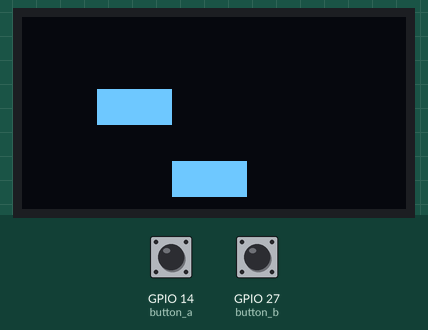
Recording of a program running on a simulated ESP32 board running MicroPython. Shown: 128×64 one-colour display. The inputs (shaded band) are chosen by the test bench; at power-on: GPIO 14 (button_a) HIGH, GPIO 27 (button_b) HIGH. Random numbers come from a fixed seed.

Above: at 1.2 s.
1.3 s: GPIO 14 (button_a) pulled LOW for 0.65 s
At 1.9 s:
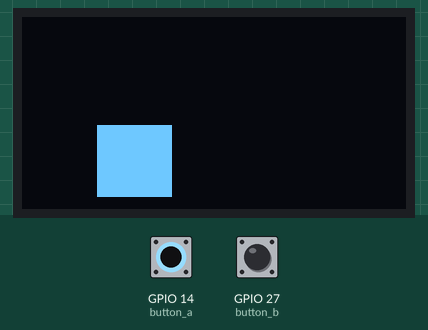
3.4 s: GPIO 27 (button_b) pulled LOW for 0.65 s
At 4.1 s:
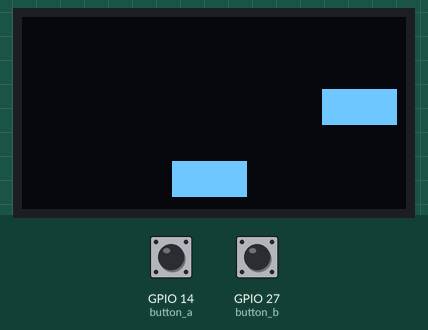
5.5 s: GPIO 14 (button_a) pulled LOW for 1 s
At 6.2 s:
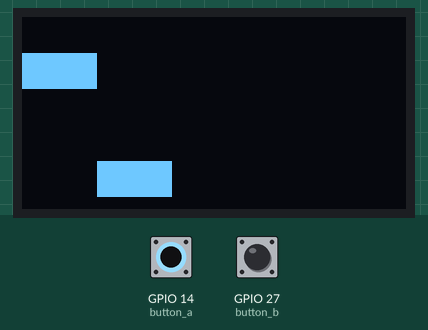
8.0 s: GPIO 27 (button_b) pulled LOW for 1 s
At 8.8 s:
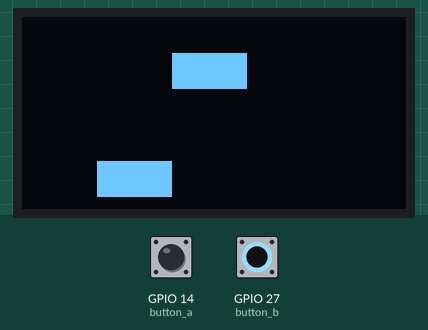
Timing chart, 0 to 11.0 s (numbered marks = the images above; inputs shaded):
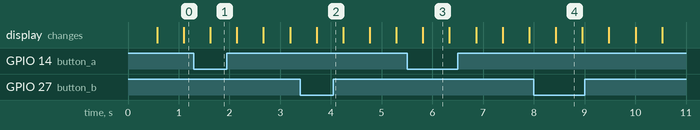

The program:

step1_one_bomb.py
```python
from machine import Pin, SoftI2C
import ssd1306
import time
import random

button_a = Pin(14, Pin.IN, Pin.PULL_UP)  # a 버튼: 누르면 0
button_b = Pin(27, Pin.IN, Pin.PULL_UP)  # b 버튼: 누르면 0
i2c = SoftI2C(scl=Pin(22), sda=Pin(21))  # OLED 두 선 (SCL 22번, SDA 21번)
oled = ssd1306.SSD1306_I2C(128, 64, i2c)

player = 2  # 플레이어 칸 번호 (0~4). 2번 칸에서 시작
bomb_x = random.randint(0, 4)  # 폭탄 칸 번호 (0~4) 아무 칸
bomb_y = 0  # 폭탄 줄 번호 (0 맨 위 ~ 4 맨 밑)
while True:
    if button_a.value() == 0:  # a 버튼: 칸 번호 1 줄이기
        player = player - 1
    if button_b.value() == 0:  # b 버튼: 칸 번호 1 늘리기
        player = player + 1
    oled.fill(0)
    oled.fill_rect(bomb_x * 25, bomb_y * 12, 25, 12, 1)  # 폭탄: 칸 폭 25, 높이 12
    oled.fill_rect(player * 25, 48, 25, 12, 1)  # 플레이어는 늘 맨 밑 줄 (y 48)
    oled.show()
    time.sleep(0.5)  # 0.5초마다 한 줄씩
    if bomb_y == 4:  # 맨 밑에 닿았으면 다시 맨 위로, 칸은 새로 뽑기
        bomb_y = 0
        bomb_x = random.randint(0, 4)
    else:
        bomb_y = bomb_y + 1
```

Measured:
- what the display in image 3 shows lasts 0.5 s, from 5.8 s to 6.3 s
